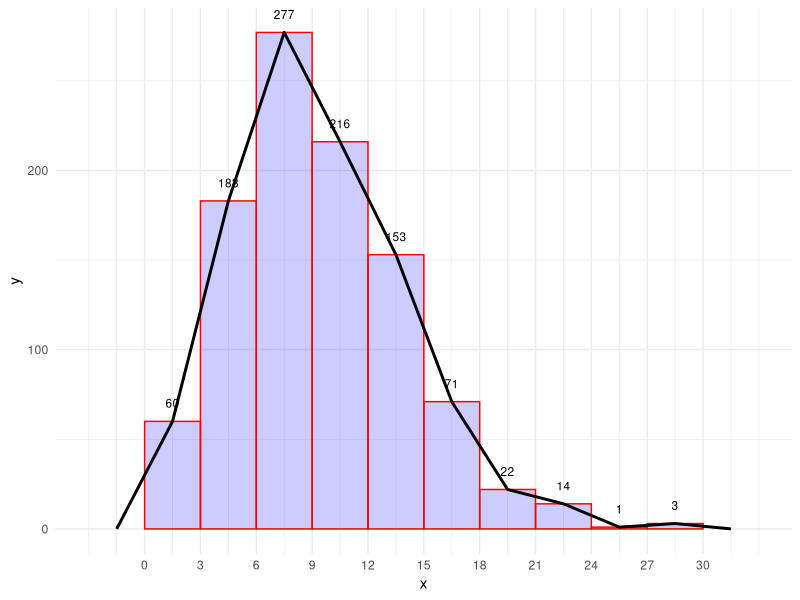
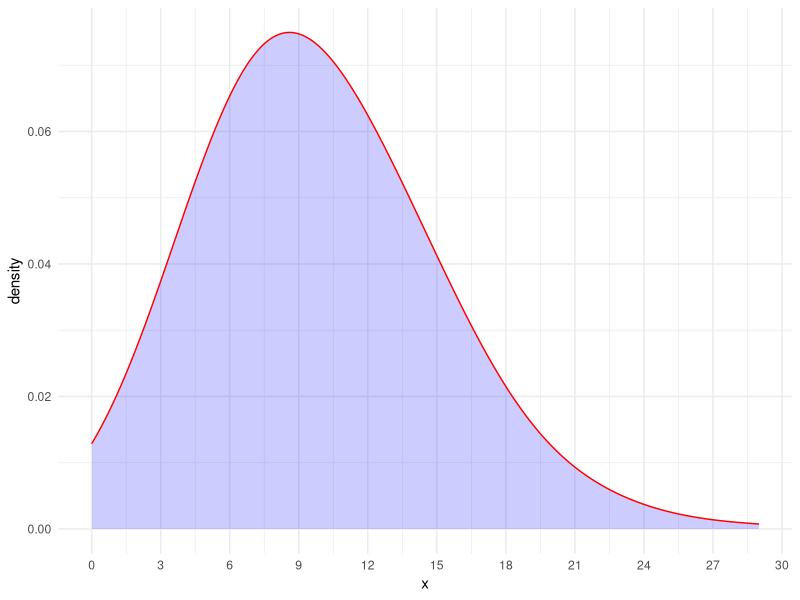

The R script that drew these images, in order:
# load the packages ----------------------------------------------------------
library(tidyverse)


# data ----------------------------------------------------------------------- 

# generate some random data from a negative binomial distribution
set.seed(123)
x <- rnbinom(1000, 10, 0.5)

# create a tibble with the data
dat <- as_tibble(x) %>% 
 rename(x = value)

# find the range of the values
range(dat$x)



# create an histogram with the frequency polygon
ggplot(data=dat, aes(x=x)) +
  geom_histogram(binwidth = 3, fill = "blue", color = "red", alpha = 0.2, boundary=0) + 
  stat_bin(binwidth = 3, geom="text", aes(label=..count..), size = 3, vjust=-1.5, boundary=0) +
  geom_freqpoly(binwidth = 3, size = 1, boundary=0) +
  expand_limits(x = 0, y = 0) +
  scale_x_continuous(breaks = seq(0, 30, 3)) +
  theme_minimal()

# create an equivalent density plot
ggplot(data=dat, aes(x=x)) +
  geom_density(bw=3, fill = "blue", color = "red", alpha = 0.2) + 
  scale_x_continuous(breaks = seq(0, 30, 3)) +
  theme_minimal()


# Exercise: try to change the binwith from the histogram and bw from density plot
